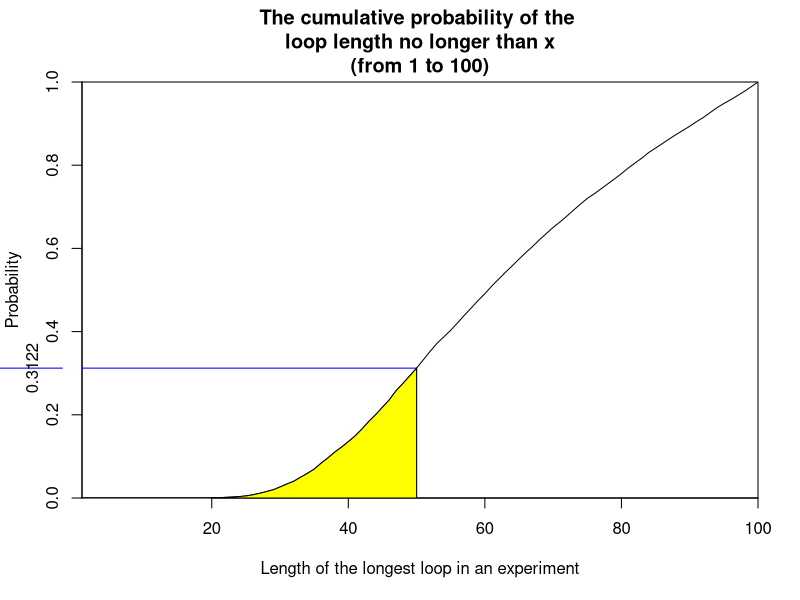
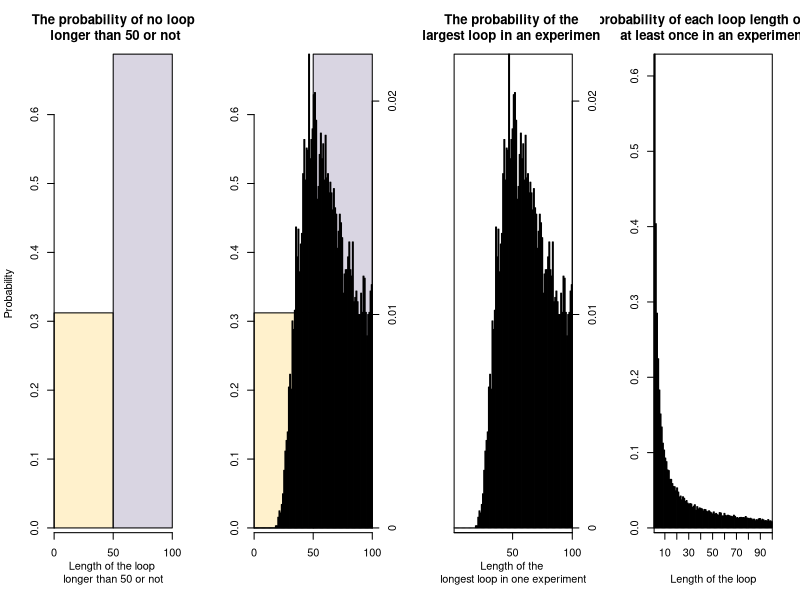

Write R code to recreate these figures, in order.

# write the function "first_card" to determine the number of the card in the first box each prisoner opened when they enter the room 
# the inputs of function are: n(half of the total number of prisoners, cards and boxes), k(the prisoner's number), strategy(1 is that each prisoner first open the box corresponding to their prisoner number, if the card's number in the box is the prisoner's number, the prisoner succeeds. If the card's number is not the prisoner's number, open the next box corresponding to the card's number; 2 is similar with strategy 1, just the first box opened randomly; 3 is all the boxes opened randomly), card(the boxes'number)
# the output "card_find" is first card's number in the box they first choose
# use "if...else if..." conditional statement to assign value to "card_find", using sample funtion to select 1 number among 2n randomly
first_card <- function(n, k, strategy, card) {
  if (strategy == 1) {
    card_find <- card[k]
  }
  else if (strategy == 2) {
    card_find <- card[sample(c(1:(2*n)), 1)]
  }
  return(card_find)
}

# write the function "strategy_1_2" to determine whether the prisoner go free or not under the strategy 1 and 2
# the inputs of function are: n,k,card(same as function "first_card"); card_find(the output of the function "first_card")
# the output of the function is TRUE of FALSE, which means the prisoner go free or not
# using for loop to implement that each time prisoner try, the prisoner open the box which number is corresponding to the card's number they see in the last box, if statement is to implement when the prisoner find the number in the card corresponding their own number, the output is TRUE, otherwise the output is FALSE
strategy_1_2 <- function(n, k, card, card_find) {
  Find_or_not <- FALSE
  
  for (prisoner_try in 1:n) {
    if (card_find == k) {
      Find_or_not <- TRUE
      break
    }
    card_find <- card[card_find]
  }
  return(Find_or_not)
}

# write a function "strategy_3" simulation strategy 3 that the prisoner randomly chooses to open the box n times.
# the inputs of this funtion are n(the number of times can open the box, half number of total prisoners), k(prisoner's number), card(the box's number)
# the ouput is value 0 or 1, 1 means succeddfuly find a card number in box that mach prisoner's number. 0 means did't find number in the box that mach prisoner's number
# at this funtion, using sample function to randomly assign n numbers from 1 to 2n to simulate the value of opening n box each time. When one of the numbers is the same as the prisoner's number(k), the value corresponding to that array position becomes TRUE. Otherwise the value becomes FALSE. Then useing sum funtion to calculate whether there have TRUE value in the array.
strategy_3 <- function(n, k, card) {
  return(sum(k == card[sample(c(1:(2*n)), n)]))
}

# write the function "Pone" to eatimate the probability of a single prisoner go free successfully under the 3 strategies
# the inputs of function are: n,k,strategy(same as above), nreps(the number of replicate similations to run)
# the output of function is the probability of a single prisoner success under the 3 strategies
# the number of 2n prisoners is assigned successively, and then the escape_num value is set to 0 to calculate the number of successful escapes. for loop is used to simulate the nreps experiment. 
# in each experiment, the card variable was randomly assigned from the prisoner variable. When using strategy 1 or 2, use the first_card function to extract the number of the card each time the box is opened and assign that number to card_find. The strategy_1_2 function is then called to determine if the card number is equal to the prisoner and return TRUE or FALSE. If strategy 3 is used, strategy_3 function is directly called. 
# The escape_num is added to the return value of the different strategy functions to calculate the prisoner's success in finding the box containing his number. The probability of success was calculated by dividing the number of successes by the total number of loop simulations
Pone <- function(n, k, strategy, nreps = 10000) {
  
  prisoner <- c(1:(2*n))
  escape_num <- 0
  
  for (rep in 1:nreps) {
    
    card <- sample(prisoner)
    
    if (strategy == 1 | strategy == 2) {
      card_find <- first_card(n, k, strategy, card)
      escape_num <- escape_num + strategy_1_2(n, k, card, card_find)
    }
    
    else if (strategy == 3) {
      escape_num <- escape_num + strategy_3(n, k, card)
    }
    
  }
  
  return(escape_num/nreps)
  
}

# when n=5, which means there are 10 prisoners, estimate the probability of a single prisoner go free successfully under the 3 strategies
Pone(5, 1, 1, 10000)
Pone(5, 1, 2, 10000)
Pone(5, 1, 3, 10000)

# when n=50, which means there are 100 prisoners, estimate the probability of a single prisoner go free successfully under the 3 strategies
Pone(50, 1, 1, 10000)
Pone(50, 1, 2, 10000)
Pone(50, 1, 3, 10000)

# write the function "Pall" to eatimate the probability of all prisoners go free successfully under the 3 strategies
# the inputs of the function are n, strategy and nreps
# the output of function is the probability of all prisoners success under the 3 strategies
# The main idea of Pall function is very similar to that of Pone function. The main difference is that another for loop is embedded in the for loop to simulate that all prisoners enter the room in one of experiments. If one of the prisoners fails in each experiment, the strategy function referenced will return FALSE. 
# Use the if statement to determine when (! If find_or_not) is TRUE (meaning find_or_not is false), the condition fires, using a break statement to jump out of the current loop and making no changes to escape_num. After 2n cycles, determine whether escape_num is equal to 2n (if it is equal to 2n, every prisoner has successfully escaped). This judgment returns true or false, counts the number of successes using success_escape, and returns its success probability
Pall <- function(n, strategy, nreps = 10000) {
  prisoner <- c(1:(2*n))
  success_escape <- 0
  
  for (rep in 1:nreps) {
    
    card <- sample(prisoner)
    escape_num <- 0
    
    for (k in 1:(2*n)) {
      
      if (strategy == 1 | strategy == 2) {
        card_find <- first_card(n, k, strategy, card)
        Find_or_not <- strategy_1_2(n, k, card, card_find)
        if (!Find_or_not) {break}
        escape_num <- escape_num + 1
      }
      
      else if (strategy == 3) {
        Find_or_not <- strategy_3(n, k, card)
        if (!Find_or_not) {break}
        escape_num <- escape_num + 1
      }
    }
    success_escape <- success_escape + (escape_num == (2*n))
    
  }
  return(success_escape/nreps)
  
}

# when n=5, which means there are 10 prisoners, estimate the probability of all prisoners go free successfully under the 3 strategies
Pall(5, 1, 10000)
Pall(5, 2, 10000)
Pall(5, 3, 10000)

# when n=50, which means there are 100 prisoners, estimate the probability of all prisoners go free successfully under the 3 strategies
Pall(50, 1, 10000)
Pall(50, 2, 10000)
Pall(50, 3, 10000)

# remarks: when the number of prisoners is large enough, the probability of all escaping should be about zero, for example, when n = 50, the probability of all success should be (1/2)^100, however, when we use strategy 1, the probability of success becomes about 30%.
# remarks: using the Pone function, our results showe that strategy 2 have a success rate of nearly 40%, Strategy 1 and strategy 3 both have a success rate of about 50%; In the Pall function, strategies 2 and 3 have an extremely small probability of success only when n is small, and the success rate approaches zero when n becomes large. However, the success rate of strategy 1 is independent of the size of n, which is the most surprising thing
# remarks: our understanding is that strategy 1 is for the whole population, so the number of individuals in the whole population does not affect the final output, but the strategy 2 and 3 calculate the probability of the whole population on an individual basis, so the number of individuals in the whole population will affect the final output

dloop <- function(n, nreps) {
  occur <- vector(length = 2*n)
  box <- c(1:(2*n))
  
  for (try in 1:nreps) {
    card <- sample(box)
    tmp <- vector(length = 2*n)
    for (k in 1:(2*n)) {
      card_find <- card[k]
      for (try_k in 1:(2*n)) {
        if(card_find == k) {
          tmp[try_k] <- 1
          break
        }
        card_find <- card[card_find]
      } 
      
    }
    occur <- occur + tmp
  }
  prob <- occur/nreps
  return(prob)
}

#Q6
# set the vector which is used to contain the largest loop length of each experiment and sum them.
largest <- vector(length = 100)

#try 10000 times
for (i in 1:10000) {
  #use dloop to simulate if or not the length of a certain loop occuring at least once in one experiment.
  tmp <- dloop(50,1)
  #Find the number of loop length occuring in the above dloop function.
  index <- c(1:100)
  index <- index[tmp == 1]
  #Find the largest loop length and accumulate it into the largest vector.
  largest[max(index)] <- largest[max(index)] + 1
}

#calculate the probabilities of each loop length o be the largest loop length in an experiment.
prob_largest_onetime <- largest/10000
#calculate the cumulative probabilities of each loop length to be the largest loop length in an experiment.
prob_largest_onetime_cumulative <- vector(length = 100)
for (i in 1:100) {
  prob_largest_onetime_cumulative[i] <- sum(prob_largest_onetime[1:i])
}

#plot the cumulative probabilities
plot(prob_largest_onetime_cumulative, type = "l"
     , xaxs = "i"
     , yaxs = "i"
     , xlab = "Length of the longest loop in an experiment"
     , ylab = "Probability"
     , main = "The cumulative probability of the \nloop length no longer than x\n(from 1 to 100)")
lines(c(50, 50), c(0, prob_largest_onetime_cumulative[50]), col = "blue")
lines(c(0, 50), c(prob_largest_onetime_cumulative[50], prob_largest_onetime_cumulative[50]), col = "blue")
axis(2, prob_largest_onetime_cumulative[50], prob_largest_onetime_cumulative[50]
     , col = "blue"
     , tck = -0.15
     , line = 1)

#color the region (length <=50)
region_x <- c(1, 1:50, 50)
region_y <- c(0, prob_largest_onetime_cumulative[1:50], 0)
polygon(region_x, region_y, density = -1, col = "yellow")


### Other way of visualising the probabilities ###
# We think the previous plot is enough to visualising the probabilities that there is 
# no loop longer than 50 in a random reshuffling of cards to boxes. 
# The plots below are different ways of showing that probabilities. 
# If the previous plot makes sense, you could stop here and not use the code below

prob_no_longer_50 <- sum(largest[1:50])/10000
prob_of_each_length <- dloop(50,10000)

color1 <- c(rgb(255,220,126,100, maxColorValue = 255), rgb(158,148,182,100, maxColorValue = 255))
color2 <- c(rep(rgb(254,212,152,200, maxColorValue = 255),50), rep(rgb(158,148,182,200, maxColorValue = 255), 50))

par(mfcol = c(1, 4))
barplot(c(prob_no_longer_50, 1- prob_no_longer_50), space = 0
        , col = color1, xaxs="i"
        , xlab = "Length of the loop \nlonger than 50 or not"
        , ylab = "Probability"
        , main = "The probability of no loop\n longer than 50 or not")
axis(1, c(0,1,2), c(0,50,100))

barplot(c(prob_no_longer_50, 1- prob_no_longer_50), space = 0, col = color1, xaxs="i")
axis(1, c(0,1,2), c(0,50,100))
par(new = TRUE)
barplot(prob_largest_onetime, col = color2, xaxs = "i", yaxt = "n", xaxt = "n")
axis(4, seq(0,0.025,0.01), seq(0,0.025,0.01))

plot(c(1:100), xaxs = "i", type = "n", xlab = "", ylab = "", yaxt = "n", xaxt = "n"
     , main = "The probability of the \nlargest loop in an experiment")
axis(1, seq(0,100,50), seq(0,100,50))
par(new = TRUE)
barplot(prob_largest_onetime, col = color2, xaxs = "i", yaxt = "n"
        , xlab = "Length of the \nlongest loop in one experiment")
axis(4, seq(0,0.025,0.01), seq(0,0.025,0.01))

plot(c(1:100), xaxs = "i", type = "n", xlab = "", ylab = "", yaxt = "n", xaxt = "n")
axis(1, seq(0,110,10), seq(0,110,10))
par(new = TRUE)
barplot(prob_of_each_length, xaxs = "i", xlab = "Length of the loop"
        , col = rgb(254,212,152,200, maxColorValue = 255)
        , main = "The probability of each loop length occurring \nat least once in an experiment")
